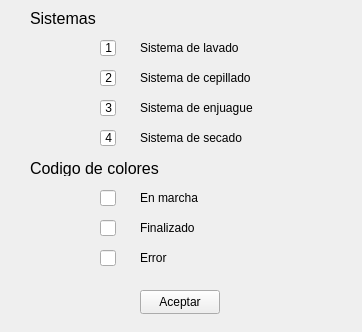
<?xml version="1.0" encoding="UTF-8"?>
<ui version="4.0">
 <class>Informacion_etapas</class>
 <widget class="QWidget" name="Informacion_etapas">
  <property name="geometry">
   <rect>
    <x>0</x>
    <y>0</y>
    <width>362</width>
    <height>332</height>
   </rect>
  </property>
  <property name="windowTitle">
   <string>Form</string>
  </property>
  <widget class="QPushButton" name="pushButton">
   <property name="geometry">
    <rect>
     <x>140</x>
     <y>290</y>
     <width>80</width>
     <height>24</height>
    </rect>
   </property>
   <property name="text">
    <string>Aceptar</string>
   </property>
  </widget>
  <widget class="QLineEdit" name="lineEdit">
   <property name="geometry">
    <rect>
     <x>100</x>
     <y>40</y>
     <width>16</width>
     <height>16</height>
    </rect>
   </property>
   <property name="text">
    <string> 1</string>
   </property>
   <property name="readOnly">
    <bool>true</bool>
   </property>
  </widget>
  <widget class="QLabel" name="label">
   <property name="geometry">
    <rect>
     <x>140</x>
     <y>40</y>
     <width>121</width>
     <height>16</height>
    </rect>
   </property>
   <property name="text">
    <string>Sistema de lavado</string>
   </property>
  </widget>
  <widget class="QLineEdit" name="lineEdit_2">
   <property name="geometry">
    <rect>
     <x>100</x>
     <y>70</y>
     <width>16</width>
     <height>16</height>
    </rect>
   </property>
   <property name="text">
    <string> 2</string>
   </property>
   <property name="readOnly">
    <bool>true</bool>
   </property>
  </widget>
  <widget class="QLabel" name="label_2">
   <property name="geometry">
    <rect>
     <x>140</x>
     <y>70</y>
     <width>121</width>
     <height>16</height>
    </rect>
   </property>
   <property name="text">
    <string>Sistema de cepillado</string>
   </property>
  </widget>
  <widget class="QLabel" name="label_3">
   <property name="geometry">
    <rect>
     <x>140</x>
     <y>130</y>
     <width>121</width>
     <height>16</height>
    </rect>
   </property>
   <property name="text">
    <string>Sistema de secado</string>
   </property>
  </widget>
  <widget class="QLineEdit" name="lineEdit_3">
   <property name="geometry">
    <rect>
     <x>100</x>
     <y>100</y>
     <width>16</width>
     <height>16</height>
    </rect>
   </property>
   <property name="text">
    <string> 3</string>
   </property>
   <property name="readOnly">
    <bool>true</bool>
   </property>
  </widget>
  <widget class="QLabel" name="label_4">
   <property name="geometry">
    <rect>
     <x>140</x>
     <y>100</y>
     <width>121</width>
     <height>16</height>
    </rect>
   </property>
   <property name="text">
    <string>Sistema de enjuague</string>
   </property>
  </widget>
  <widget class="QLineEdit" name="lineEdit_4">
   <property name="geometry">
    <rect>
     <x>100</x>
     <y>130</y>
     <width>16</width>
     <height>16</height>
    </rect>
   </property>
   <property name="text">
    <string> 4</string>
   </property>
   <property name="readOnly">
    <bool>true</bool>
   </property>
  </widget>
  <widget class="QLabel" name="label_5">
   <property name="geometry">
    <rect>
     <x>140</x>
     <y>220</y>
     <width>121</width>
     <height>16</height>
    </rect>
   </property>
   <property name="text">
    <string>Finalizado</string>
   </property>
  </widget>
  <widget class="QLineEdit" name="lineEdit_5">
   <property name="geometry">
    <rect>
     <x>100</x>
     <y>190</y>
     <width>16</width>
     <height>16</height>
    </rect>
   </property>
   <property name="palette">
    <palette>
     <active>
      <colorrole role="BrightText">
       <brush brushstyle="SolidPattern">
        <color alpha="255">
         <red>0</red>
         <green>170</green>
         <blue>0</blue>
        </color>
       </brush>
      </colorrole>
     </active>
     <inactive>
      <colorrole role="BrightText">
       <brush brushstyle="SolidPattern">
        <color alpha="255">
         <red>255</red>
         <green>51</green>
         <blue>51</blue>
        </color>
       </brush>
      </colorrole>
     </inactive>
     <disabled>
      <colorrole role="BrightText">
       <brush brushstyle="SolidPattern">
        <color alpha="255">
         <red>0</red>
         <green>170</green>
         <blue>0</blue>
        </color>
       </brush>
      </colorrole>
     </disabled>
    </palette>
   </property>
   <property name="text">
    <string/>
   </property>
   <property name="readOnly">
    <bool>true</bool>
   </property>
  </widget>
  <widget class="QLabel" name="label_6">
   <property name="geometry">
    <rect>
     <x>140</x>
     <y>190</y>
     <width>121</width>
     <height>16</height>
    </rect>
   </property>
   <property name="text">
    <string>En marcha</string>
   </property>
  </widget>
  <widget class="QLineEdit" name="lineEdit_6">
   <property name="geometry">
    <rect>
     <x>100</x>
     <y>220</y>
     <width>16</width>
     <height>16</height>
    </rect>
   </property>
   <property name="text">
    <string> </string>
   </property>
   <property name="readOnly">
    <bool>true</bool>
   </property>
  </widget>
  <widget class="QLabel" name="label_7">
   <property name="geometry">
    <rect>
     <x>140</x>
     <y>250</y>
     <width>121</width>
     <height>16</height>
    </rect>
   </property>
   <property name="text">
    <string>Error</string>
   </property>
  </widget>
  <widget class="QLineEdit" name="lineEdit_7">
   <property name="geometry">
    <rect>
     <x>100</x>
     <y>250</y>
     <width>16</width>
     <height>16</height>
    </rect>
   </property>
   <property name="text">
    <string/>
   </property>
   <property name="readOnly">
    <bool>true</bool>
   </property>
  </widget>
  <widget class="QLabel" name="label_8">
   <property name="geometry">
    <rect>
     <x>30</x>
     <y>10</y>
     <width>121</width>
     <height>16</height>
    </rect>
   </property>
   <property name="font">
    <font>
     <pointsize>12</pointsize>
    </font>
   </property>
   <property name="text">
    <string>Sistemas</string>
   </property>
  </widget>
  <widget class="QLabel" name="label_9">
   <property name="geometry">
    <rect>
     <x>30</x>
     <y>160</y>
     <width>141</width>
     <height>16</height>
    </rect>
   </property>
   <property name="font">
    <font>
     <pointsize>12</pointsize>
    </font>
   </property>
   <property name="text">
    <string>Codigo de colores</string>
   </property>
  </widget>
 </widget>
 <resources/>
 <connections/>
</ui>
